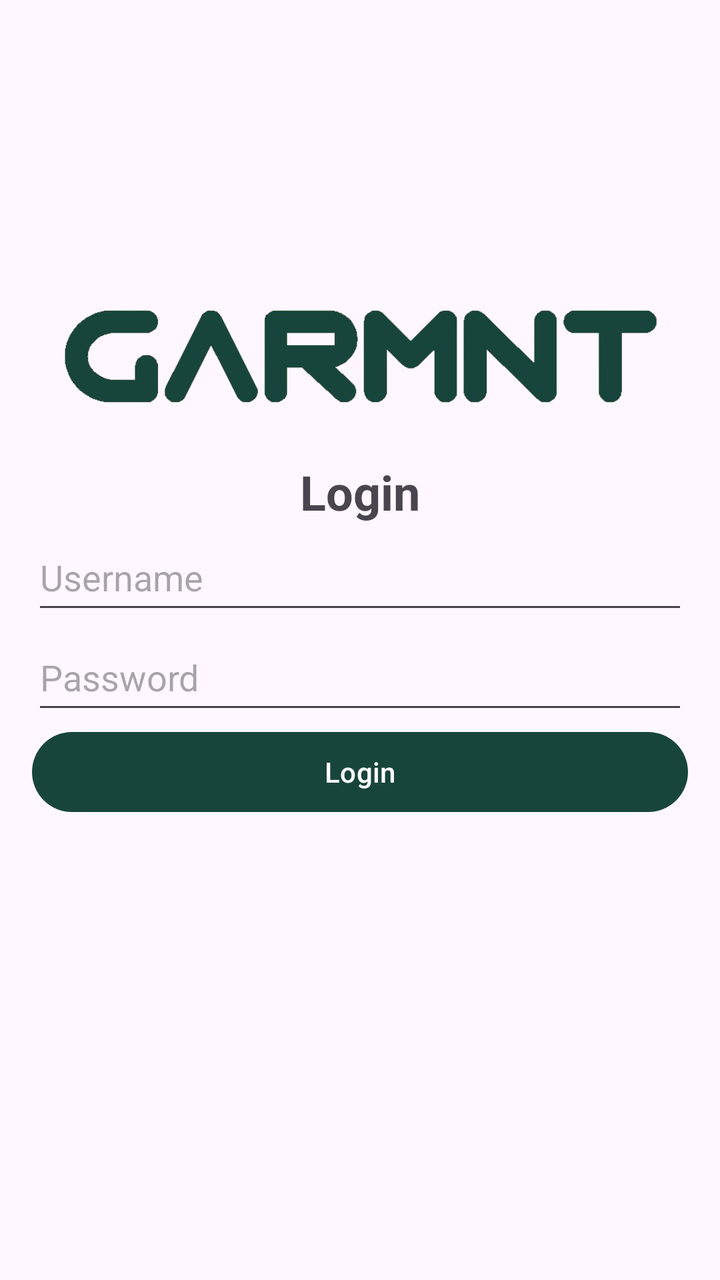
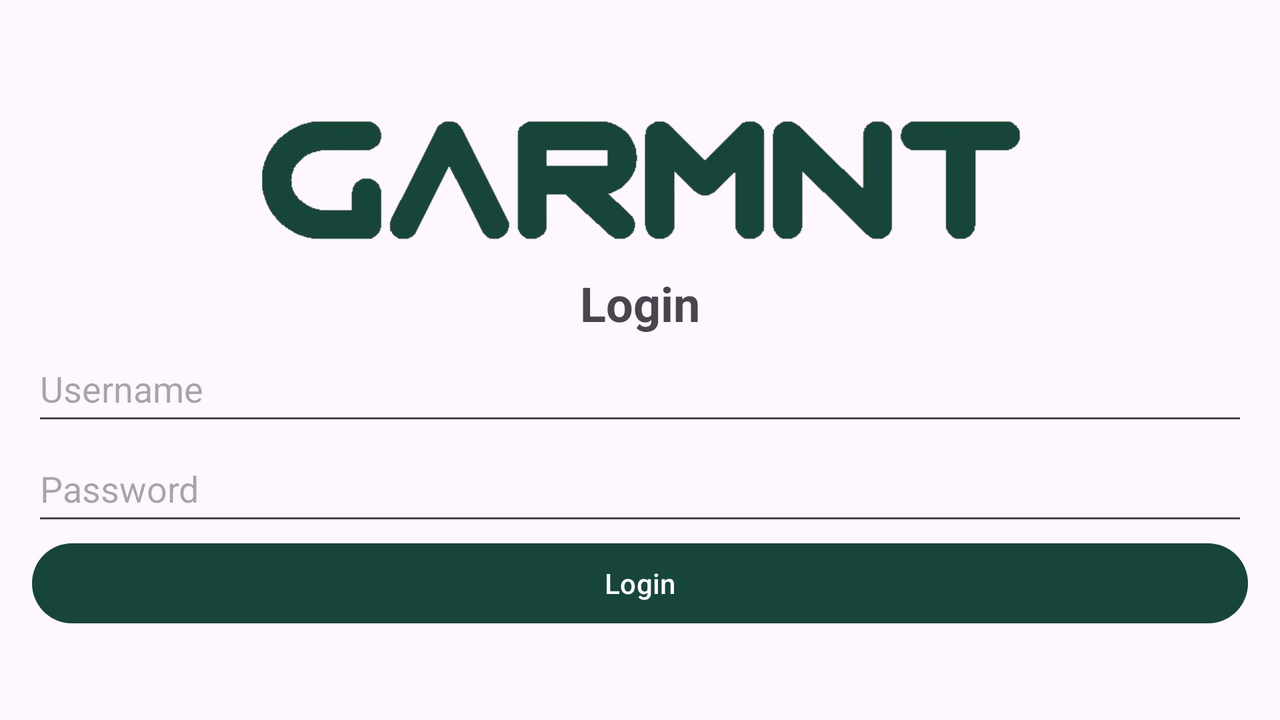

An Android layout and its configuration variant, each rendered on a device that would load it. The default file and the variant file are quoted in full after the pictures.
<!-- AndroidManifest.xml: application theme Theme.Project -->
<!-- res/layout/activity_login.xml -->
<?xml version="1.0" encoding="utf-8"?>
<RelativeLayout xmlns:android="http://schemas.android.com/apk/res/android"
    xmlns:tools="http://schemas.android.com/tools"
    android:layout_width="match_parent"
    android:layout_height="match_parent"
    android:padding="16dp">

    <ImageView
        android:id="@+id/imageViewLogo"
        android:layout_width="wrap_content"
        android:layout_height="wrap_content"
        android:layout_marginTop="100dp"
        android:layout_marginRight="15dp"
        android:layout_marginLeft="15dp"
        android:src="@drawable/garmnt_logo"
        android:layout_alignParentTop="true"
        android:layout_centerHorizontal="true"
        android:contentDescription="@string/logo_description" />

    <LinearLayout
        android:layout_width="match_parent"
        android:layout_height="wrap_content"
        android:layout_centerInParent="true"
        android:orientation="vertical"
        android:gravity="center" >

        <TextView
            android:layout_width="wrap_content"
            android:layout_height="wrap_content"
            android:text="@string/login_text"
            android:textSize="24sp"
            android:textStyle="bold" />

        <EditText
            android:id="@+id/editTextUsername"
            android:layout_width="match_parent"
            android:layout_height="50dp"
            android:hint="@string/username_hint"
            android:inputType="text"
            tools:ignore="Autofill" />

        <EditText
            android:id="@+id/editTextPassword"
            android:layout_width="match_parent"
            android:layout_height="50dp"
            android:hint="@string/password_hint"
            android:inputType="textPassword"
            tools:ignore="Autofill" />

        <Button
            android:id="@+id/buttonLogin"
            android:layout_width="match_parent"
            android:layout_height="wrap_content"
            android:text="@string/login_text" />

    </LinearLayout>
</RelativeLayout>
<!-- resources referenced by this layout -->
<resources>
  <!-- drawable garmnt_logo: png bitmap (drawable, 56665 bytes) -->
  <string name="login_text">Login</string>
  <string name="logo_description">Image of the Garmnt logo</string>
  <string name="password_hint">Password</string>
  <string name="username_hint">Username</string>
  <style name="Theme.Project" parent="Base.Theme.Project" />
  <style name="Base.Theme.Project" parent="Theme.Material3.DayNight.NoActionBar">
          
          
          <item name="colorPrimary">#18453B</item>
      </style>
</resources>
<!-- res/layout-land/activity_login.xml (the repository's variant of the layout above) -->
<!-- drawn on the phone turned sideways -->
<?xml version="1.0" encoding="utf-8"?>
<LinearLayout xmlns:android="http://schemas.android.com/apk/res/android"
    xmlns:tools="http://schemas.android.com/tools"
    android:layout_width="match_parent"
    android:layout_height="match_parent"
    android:orientation="vertical"
    android:padding="16dp"
    android:gravity="center">

    <ImageView
        android:id="@+id/imageViewLogo"
        android:layout_width="482dp"
        android:layout_height="61dp"
        android:layout_marginTop="15dp"
        android:layout_marginBottom="15dp"
        android:contentDescription="@string/logo_description"
        android:src="@drawable/garmnt_logo" />

    <TextView
        android:layout_width="wrap_content"
        android:layout_height="wrap_content"
        android:text="@string/login_text"
        android:textSize="24sp"
        android:textStyle="bold" />

    <EditText
        android:id="@+id/editTextUsername"
        android:layout_width="match_parent"
        android:layout_height="50dp"
        android:hint="@string/username_hint"
        android:inputType="text"
        tools:ignore="Autofill" />

    <EditText
        android:id="@+id/editTextPassword"
        android:layout_width="match_parent"
        android:layout_height="50dp"
        android:hint="@string/password_hint"
        android:inputType="textPassword"
        tools:ignore="Autofill" />

    <Button
        android:id="@+id/buttonLogin"
        android:layout_width="match_parent"
        android:layout_height="wrap_content"
        android:text="@string/login_text" />
</LinearLayout>
